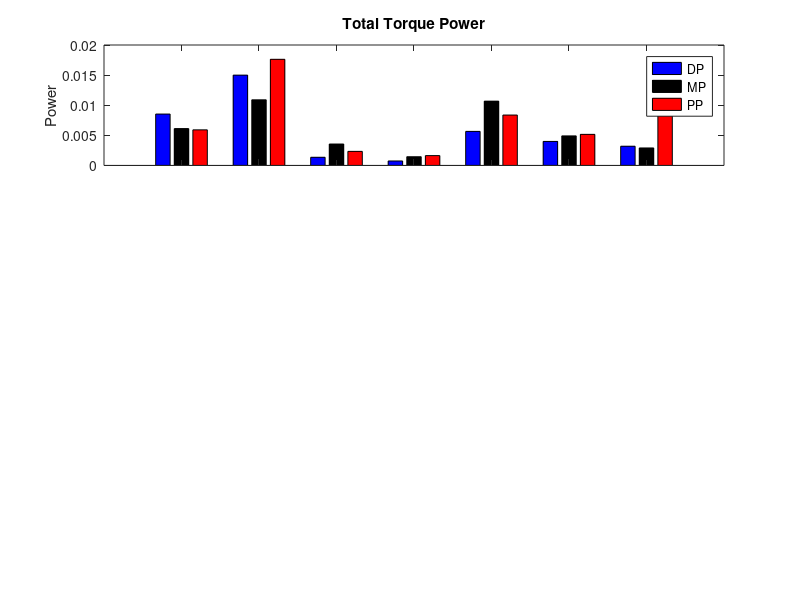

MATLAB code to generate this figure: (Note: this script raises an error after producing the figure.)
clear
close all
clear
load dataGroupResults2R

figure
subplot(3,1,1)
b = bar(100*[totalPowerNotNormalizedDF(1,:);totalPowerNotNormalizedPF1(1,:);totalPowerNotNormalizedPF2(1,:)]');
set(b(1),'FaceColor','b');
set(b(2),'FaceColor','k');
set(b(3),'FaceColor','r');
legend('DP','MP','PP')
ylabel('Power')
title('Total Torque Power')
set(gca,'XTickLabel',[])
annotation('textbox','String','(A)','LineStyle','none','Position',[0.13 0.42 0.2 0.5]);
box off
subplot(3,1,2)
b = bar(100*[totalPowerNormalizedDF(3,:);totalPowerNormalizedPF1(3,:);totalPowerNormalizedPF2(3,:)]');
set(b(1),'FaceColor','b');
set(b(2),'FaceColor','k');
set(b(3),'FaceColor','r');
title('Torque Power in Tremor Range')
ylabel('Precentage of total power')
set(gca,'XTickLabel',[])
annotation('textbox','String','(B)','LineStyle','none','Position',[0.13 0.32 0.2 0.3]);
box off
subplot(3,1,3)

b = bar(100*[coherenceTremorPower_GM_TorqueDF coherenceTremorPower_GM_TorquePF1 coherenceTremorPower_GM_TorquePF2]);
set(b(1),'FaceColor','b');
set(b(2),'FaceColor','k');
set(b(3),'FaceColor','r');
ylabel('Precentage of total area')
set(gca,'XTickLabel',subjectName)
xlabel('Subject number')
title('EMG-Torque Coherence Area in Tremor Range')
annotation('textbox','String','(C)','LineStyle','none','Position',[0.13 0.02 0.2 0.3]);
box off
